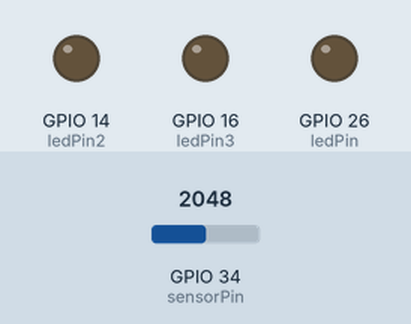
Simulated run of this sketch. Board: ESP32. Parts: output pins drawn as LEDs (lit = HIGH). The test bench sets the inputs (shaded band); at power-on: GPIO 34 (sensorPin) = 2048. WiFi joins after 1.5 s; servers stay silent unless stated; uploads are accepted with an empty reply; what the sketch prints to the serial monitor is not drawn.

Above: at 1.55 s.
Timing chart, 0 to 28.3 s (numbered marks = the images above):
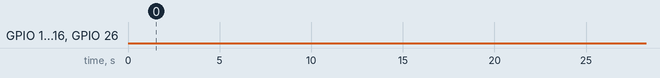

Measured:
- by itself, GPIO 14 (ledPin2), GPIO 16 (ledPin3), GPIO 26 (ledPin): LOW → HIGH at 61.2 s, → LOW 18.7 s later, → HIGH 1.9 s later, → LOW 18.7 s later, … (7 changes in this stretch)
- by itself, everything shown: repeats every 20.6 s, in 3 steps

The sketch:

ESP32_Final_Code.ino
```cpp
// Sound sensor is connected to GPIO 34 (Analog ADC1_CH6)

#include <WiFi.h>
#include <HTTPClient.h>
// Sound sensor is connected to GPIO 34 (Analog ADC1_CH6)


const char* ssid = "KABCOMPUTER";
const char* password =  "ILOVEIOT";

//EMAIL BIT
String GOOGLE_SCRIPT_ID = "AKfycbxuhwsiAjHw7VpyEKrmR1YzqPBUNhp_W9JUL7WBk12qaWSuue0KIQ20HXFFRH6W5Urv";
const int sendInterval = 500;
int importance = 0;

WiFiClientSecure client;
// the number of the LED pin
const int ledPin = 26;  // 16 corresponds to GPIO16
const int ledPin2 = 14; // 17 corresponds to GPIO17
const int ledPin3 = 16;  // 5 corresponds to GPIO5

// setting PWM properties
const int freq = 5000;
const int ledChannel = 0;
const int ledChannel2 = 1;
const int ledChannel3 = 2;
const int resolution = 8;


//Your Domain name with URL path or IP address with path
////https://script.google.com/macros/s/AKfycbzMAVN7ZzKoqPezBWSKHvbpuChRBUnOzKpm2mJ4ggi_3ZNSIEZ2GPN0gN8AEWoo_yD-Ow/exec?id=Sensor_Data&Sensor1=100&Sensor2=100
String serverName = "https://script.google.com/macros/s/AKfycbzMAVN7ZzKoqPezBWSKHvbpuChRBUnOzKpm2mJ4ggi_3ZNSIEZ2GPN0gN8AEWoo_yD-Ow/exec?id=Sensor_Data&Sensor1=";

//0HTTP Response code: 302

// the following variables are unsigned longs because the time, measured in
// milliseconds, will quickly become a bigger number than can be stored in an int.
unsigned long lastTime = 0;
//unsigned long timerDelay = 60000;


unsigned long timerDelay = 2000;


const int numReadings = 2000;     //number of averages to be taken
int readings[numReadings];      // the readings from the analog input
int readIndex = 0;              // the index of the current reading
int total = 0;                  // the running total
int average = 0;                // the average

const int sensorPin = 34;

// variable for storing the potentiometer value
int sensorValue = 0;
int absoluteSound = 0;


long initialValue = 0;
const int NValues = 20;
long values[NValues] = {0};
long transitionValue = 0;


const int numFluctuations = 1000;     //number of averages to be taken
int fluctuations[numFluctuations];      // the readings from the analog input
int readFluctuationIndex = 0;              // the index of the current reading
int totalFluctuations = 0;                  // the running total
int averageFluctuations = 0;                // the average


int thresholdOne = 40;
int thresholdTwo = 65;
int thresholdThree = 105;

int counter = 0;

const int numLoops = 5000;


void shiftValueIndex(int c) {
  for (int i = NValues - 1; i > 0; i--) {
    values[i] = values[i - 1];      //shifts position value of the specific time in the array to the previous one
  }
  values[0] = c;               //first time value obtained becomes function input c
}


int smoothToRemoveNoise(){
      total = total - readings[readIndex];
      sensorValue = analogRead(sensorPin);
      sensorValue = map(sensorValue, 1800, 4000, 0, 100);
      absoluteSound = abs(sensorValue);
      //Serial.println(absoluteSound);

      readings[readIndex] = absoluteSound; //read the Sound sensor value
      // add the reading to the total:
  total = total + readings[readIndex];
  // advance to the next position in the array:
  readIndex = readIndex + 1;
  delay(0.1);

  // if we're at the end of the array...
  if (readIndex >= numReadings) {
    // ...wrap around to the beginning:
    readIndex = 0;
  }

  // calculate the average:
  average = total;
  // send it to the computer as ASCII digit
  return average;
  }


int getDifference(){
  transitionValue = values[0]-values[1];
  initialValue = smoothToRemoveNoise();
  shiftValueIndex(smoothToRemoveNoise());
  return abs(transitionValue);
 }


int getcounter(){
counter = 0;
for (int thisLoop = 0; thisLoop < numLoops; thisLoop++) {
if (getDifference() > thresholdThree)
{
      counter = counter + 16;
}
else if (getDifference() > thresholdTwo)
{
      counter = counter + 4;
}
else if (getDifference() > thresholdOne)
{
      counter = counter + 2;
}
else {
  counter = counter;
}
delay(1);
}
return counter;
}


void setup() {
  Serial.begin(115200);

//LED
  // configure LED PWM functionalitites
  ledcSetup(ledChannel, freq, resolution);
  ledcSetup(ledChannel2, freq, resolution);
  ledcSetup(ledChannel3, freq, resolution);

  // attach the channel to the GPIO to be controlled
  ledcAttachPin(ledPin, ledChannel);
  ledcAttachPin(ledPin2, ledChannel2);
  ledcAttachPin(ledPin3, ledChannel3);

  WiFi.begin(ssid, password);
  Serial.println("Connecting");

  while(WiFi.status() != WL_CONNECTED) {
    delay(500);
    Serial.print(".");
  }
  Serial.println("");
  Serial.print("Connected to WiFi network with IP Address: ");
  Serial.println(WiFi.localIP());

  Serial.println("Timer set to 5 seconds (timerDelay variable), it will take 5 seconds before publishing the first reading.");

}


void loop() {
  if ((millis() - lastTime) > timerDelay) {
    //Check WiFi connection status
    if(WiFi.status()== WL_CONNECTED){
      HTTPClient http;
      String serverPath = serverName + (getcounter()/5);
      //Serial.println(serverPath);
      // Your Domain name with URL path or IP address with path

       if ((getcounter()/5)>100) {
          for(int dutyCycle = 0; dutyCycle <= 50; dutyCycle++){
    // changing the LED brightness with PWM
    ledcWrite(ledChannel, dutyCycle);
     ledcWrite(ledChannel2, dutyCycle);
    delay(15);
  }

      }
      else {
    ledcWrite(ledChannel, 0);
     ledcWrite(ledChannel2, 0);
         ledcWrite(ledChannel3, 0);
         delay(500); // wait for half a second or 500
      }


      http.begin(serverPath.c_str());

      // Send HTTP GET request
      int httpResponseCode = http.GET();


      Serial.println(spreadsheet_comm());
      delay(sendInterval);
        if (spreadsheet_comm()>5) {
          for(int dutyCycle = 0; dutyCycle <= 255; dutyCycle++){
    // changing the LED brightness with PWM
    ledcWrite(ledChannel, dutyCycle);
     ledcWrite(ledChannel2, dutyCycle);
         ledcWrite(ledChannel3, dutyCycle);
    delay(1);
  }
      }
      else {

    ledcWrite(ledChannel, 0);
     ledcWrite(ledChannel2, 0);
         ledcWrite(ledChannel3, 0);
      }


      if (httpResponseCode>0) {
        Serial.print("HTTP Response code: ");
        Serial.println(httpResponseCode);
        String payload = http.getString();
        Serial.println(payload);
      }
      else {
        Serial.print("Error code: ");
        Serial.println(httpResponseCode);
      }
      // Free resources
      http.end();
    }
    else {
      Serial.println("WiFi Disconnected");
    }
    lastTime = millis();
  }
}


int spreadsheet_comm(){
   HTTPClient http;
   String url="https://script.google.com/macros/s/"+GOOGLE_SCRIPT_ID+"/exec?read";
 // Serial.print("Making a request");
  http.begin(url.c_str()); //Specify the URL and certificate
  http.setFollowRedirects(HTTPC_STRICT_FOLLOW_REDIRECTS);
  int httpCode = http.GET();
  String payload;
    if (httpCode > 0) { //Check for the returning code
        payload = http.getString();
        importance = payload.toInt();
        return importance;
      }
    else {
      Serial.println("Error on HTTP request");
    }
  http.end();
}

//tune the sound code in general
//take the average for longer than 10
//Get average of like 5 consecutive sound values to cancel the noise no delay) (function called cancelnoise)
//do this 5 times, subtract the two values next to each other and then take absolute value of this difference, (gizmo code)
//add each of these differences to a value
//this will get the fluctuations of noise
//note how before I considered doing this as number of times above threshold but this would give a much richer result
//in the main code I can run this straight after the get average
```
